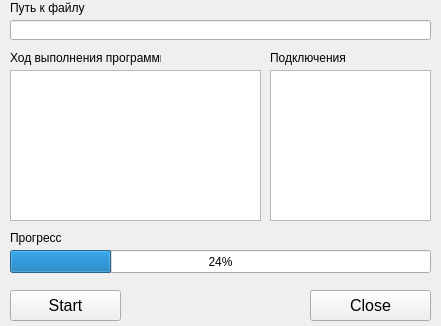
<?xml version="1.0" encoding="UTF-8"?>
<ui version="4.0">
 <class>MainWindow</class>
 <widget class="QMainWindow" name="MainWindow">
  <property name="geometry">
   <rect>
    <x>0</x>
    <y>0</y>
    <width>441</width>
    <height>326</height>
   </rect>
  </property>
  <property name="windowTitle">
   <string>MainWindow</string>
  </property>
  <widget class="QWidget" name="centralWidget">
   <widget class="QPushButton" name="pushButton_Close">
    <property name="geometry">
     <rect>
      <x>310</x>
      <y>290</y>
      <width>121</width>
      <height>31</height>
     </rect>
    </property>
    <property name="font">
     <font>
      <pointsize>12</pointsize>
     </font>
    </property>
    <property name="text">
     <string>Close</string>
    </property>
   </widget>
   <widget class="QLineEdit" name="lineEdit">
    <property name="geometry">
     <rect>
      <x>10</x>
      <y>20</y>
      <width>421</width>
      <height>20</height>
     </rect>
    </property>
   </widget>
   <widget class="QLabel" name="label">
    <property name="geometry">
     <rect>
      <x>10</x>
      <y>0</y>
      <width>171</width>
      <height>16</height>
     </rect>
    </property>
    <property name="text">
     <string>Путь к файлу</string>
    </property>
   </widget>
   <widget class="QLabel" name="label_2">
    <property name="geometry">
     <rect>
      <x>10</x>
      <y>50</y>
      <width>151</width>
      <height>16</height>
     </rect>
    </property>
    <property name="text">
     <string>Ход выполнения программы</string>
    </property>
   </widget>
   <widget class="QTextEdit" name="textEdit">
    <property name="geometry">
     <rect>
      <x>10</x>
      <y>70</y>
      <width>251</width>
      <height>151</height>
     </rect>
    </property>
    <property name="readOnly">
     <bool>true</bool>
    </property>
   </widget>
   <widget class="QLabel" name="label_3">
    <property name="geometry">
     <rect>
      <x>10</x>
      <y>230</y>
      <width>421</width>
      <height>16</height>
     </rect>
    </property>
    <property name="text">
     <string>Прогресс</string>
    </property>
   </widget>
   <widget class="QProgressBar" name="progressBar">
    <property name="geometry">
     <rect>
      <x>10</x>
      <y>250</y>
      <width>421</width>
      <height>23</height>
     </rect>
    </property>
    <property name="value">
     <number>24</number>
    </property>
   </widget>
   <widget class="QPushButton" name="pushButton_2">
    <property name="geometry">
     <rect>
      <x>10</x>
      <y>290</y>
      <width>111</width>
      <height>31</height>
     </rect>
    </property>
    <property name="font">
     <font>
      <pointsize>12</pointsize>
     </font>
    </property>
    <property name="text">
     <string>Start</string>
    </property>
   </widget>
   <widget class="QTextEdit" name="textEdit_2">
    <property name="geometry">
     <rect>
      <x>270</x>
      <y>70</y>
      <width>161</width>
      <height>151</height>
     </rect>
    </property>
    <property name="readOnly">
     <bool>true</bool>
    </property>
   </widget>
   <widget class="QLabel" name="label_4">
    <property name="geometry">
     <rect>
      <x>270</x>
      <y>50</y>
      <width>151</width>
      <height>16</height>
     </rect>
    </property>
    <property name="text">
     <string>Подключения</string>
    </property>
   </widget>
  </widget>
 </widget>
 <layoutdefault spacing="6" margin="11"/>
 <resources/>
 <connections/>
</ui>
